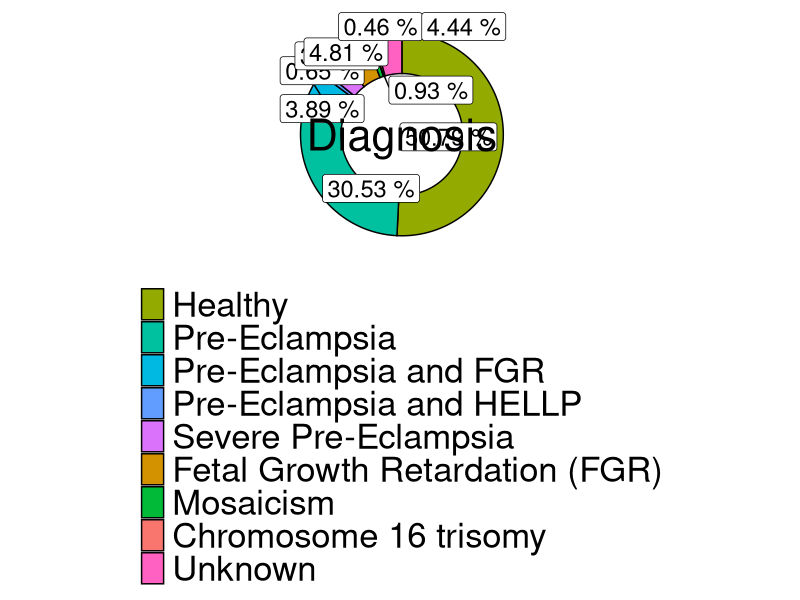
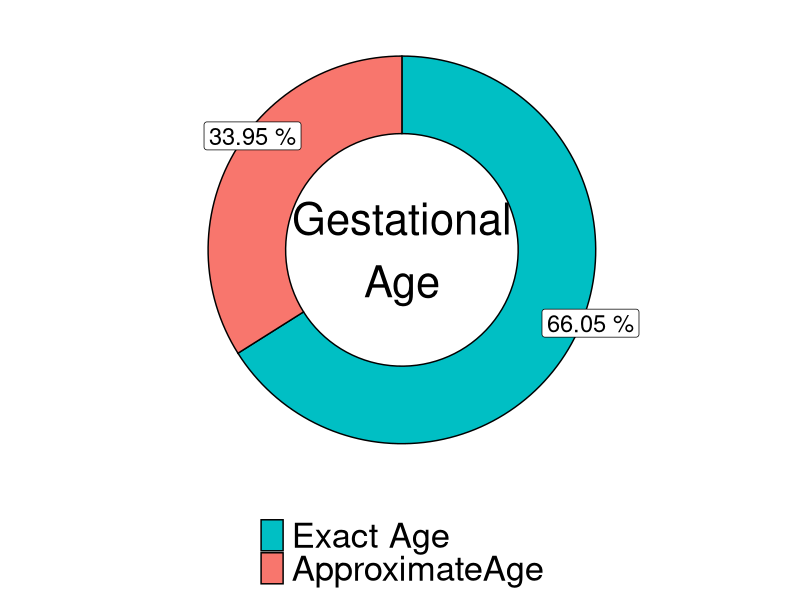
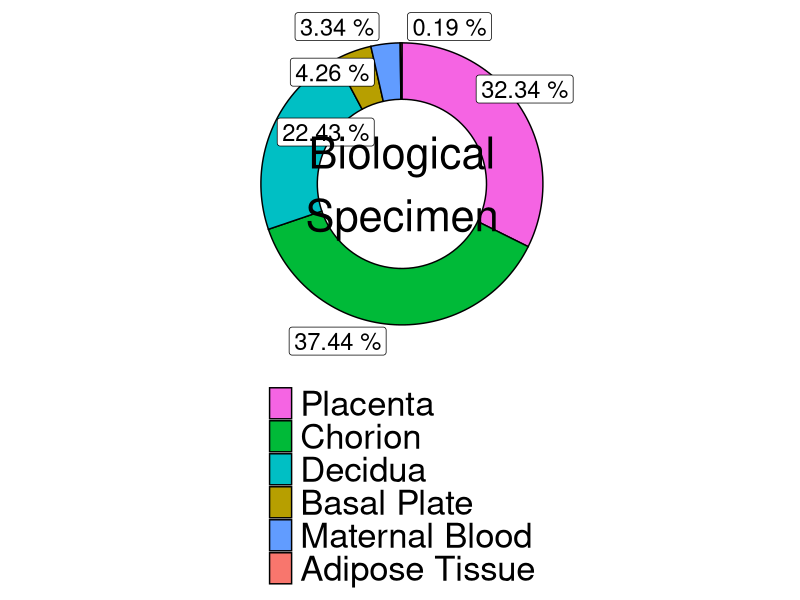
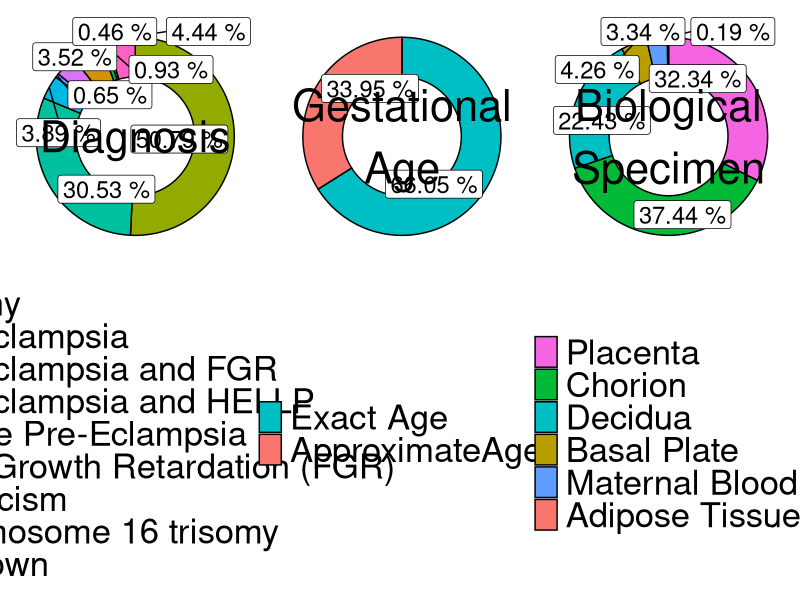

Generate these figures, in order, with R: (Note: this script raises an error after producing the figures.)
# install.packages("cowplot")

library(ggplot2)
library(cowplot)
library(ggfortify)
library(ggrepel)

race <- read.table("../data/race.tsv", header = TRUE, sep = "\t", stringsAsFactors = FALSE)
diagnosis <- read.table("../data/diagnosis.tsv", header = TRUE, sep = "\t", stringsAsFactors = FALSE)
gestational_age <- read.table("../data/gestational_age.tsv", header = TRUE, sep = "\t", stringsAsFactors = FALSE)
organism_part <- read.table("../data/organism_part.tsv", header = TRUE, sep = "\t", stringsAsFactors = FALSE)


## calculate percentage 

calculatePercentage <- function(table){
    table$percentage = round(table$value / sum(table$value) * 100, 2)
    race = table[rev(order(table$percentage)), ]
    table$ymax = cumsum(table$percentage)
    table$ymin = c(0, head(table$ymax, n = -1))
    table
    return(table)
}


race = calculatePercentage(race)
diagnosis = calculatePercentage(diagnosis)
gestational_age = calculatePercentage(gestational_age)
organism_part =  calculatePercentage(organism_part)


# Custom theme for the chart
blankTheme <- theme_minimal()+
    theme(
        axis.title.x = element_blank(),
        axis.title.y = element_blank(),
        axis.title = element_blank(),
        axis.ticks = element_blank(),
        axis.text = element_blank(),
        panel.border = element_blank(),
        panel.grid=element_blank(),
        plot.title=element_text(size=14, face="bold"),
        #legend.title = element_text(colour = "black", size = 16, face = "bold"), 
        legend.title = element_blank(),
        legend.text = element_text(family="sans", colour = "black", size = 25),
        legend.position="bottom",
        legend.direction="vertical"
  )

drawPie <- function(table, label){
    pie <- ggplot(table, aes(fill = variable, ymax = ymax, ymin = ymin, xmax = 100, xmin = 60)) +
        geom_rect(colour = "black") +
        coord_polar(theta = "y") + 
        xlim(c(0, 100)) +
        geom_label_repel(aes(label = paste(round(percentage,2),"%"), x = 100, y = (ymin + ymax)/2),inherit.aes = F, show.legend = F, size = 6)+
        annotate("text", x = 0, y = 0, size = 11, label = label) +
        blankTheme + scale_fill_discrete(breaks = table$variable) +
        guides(fill=guide_legend(nrow=length(table$variable),byrow=TRUE)
    )

    return(pie)
}

# race.pie = drawPie(race, "Race")

diagnosis.pie = drawPie(diagnosis, "Diagnosis")
gestational_age.pie = drawPie(gestational_age, "Gestational\nAge")
organism_part.pie = drawPie(organism_part, "Biological\nSpecimen")
#race.pie = drawPie(race, "Race")

pl <- plot_grid(diagnosis.pie, gestational_age.pie, organism_part.pie, ncol=3, nrow=1, align="hv")

save_plot("../plots/plots.pdf", pl, base_height=9, base_aspect_ratio = 2.3, nrow=1)
